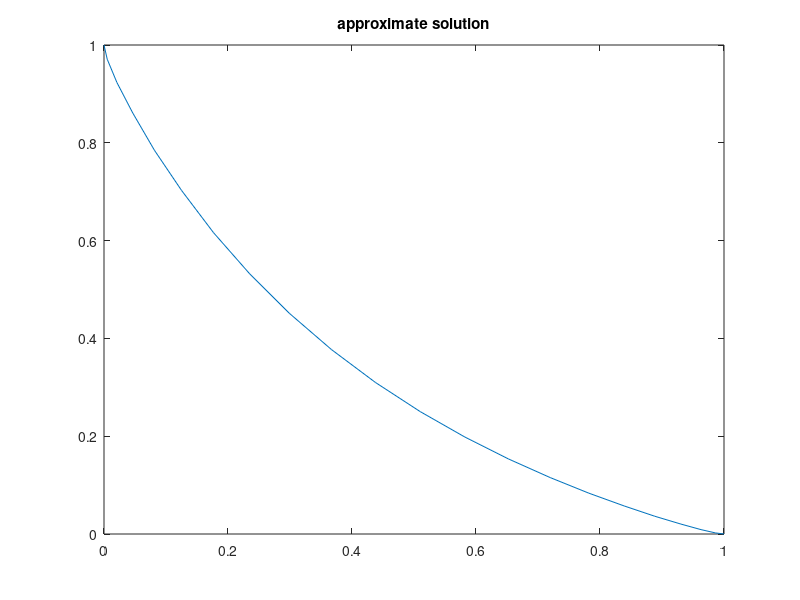

This figure's MATLAB source:
clc
clear
close all
pe =1;
u0 = 1;
uf = 0;
N = 20;
% N = input('please enter the number of intepolation points:');
alpha = 2;
beta = 1/2;
% claculation of jacobi polynomials coefficietns;
Gamma(1) = ((N-1+1)./1).*(N+1+alpha+beta)/(1+beta);
for i=2:N
    Gamma(i) = ((N-i+1)./i).*(N+i+alpha+beta)/(i+beta).*Gamma(i-1);
end
for i=1:N
    Jacobi_coef(i) = (-1)^(N-i)*Gamma(i);
end
Gamma = [1 Gamma];
Jacobi_coef = [(-1)^(N) Jacobi_coef];
Jacobi_coef = fliplr(Jacobi_coef);
Roots = roots(Jacobi_coef);
inter_points = [u0;Roots;uf];

for i=1:length(inter_points)
    p=1;
    for j=1:length(inter_points)
        if j~=i
            c = poly(inter_points(j))/(inter_points(i)-inter_points(j));
            p = conv(p,c);
        end
    end
    Lagrange(i,:) = p;
end
% residual
for j=1:length(inter_points)
    d2(j,:) = polyder(polyder(Lagrange(j,:)));
    a = padarray(d2(j,:),[0 2],0,'pre');
    d(j,:) = polyder(Lagrange(j,:));
    b = padarray(d(j,:),[0 1],0,'pre');
    R(j,:) = a./pe-b-2.*Lagrange(j,:);
end
for k=1:length(Roots)
    j = 2;
    for i=1:length(Roots)
        lag_R(k,i) = polyval(R(j,:),Roots(k));
        j = j+1;
    end
end

A = lag_R;
for i=1:length(Roots)
    C(i,1) = -1*polyval(R(1,:),Roots(i));
end
y1 =A\C;
y_app = [1;y1;0];
inter_points = sort(inter_points);
plot(inter_points,y_app)
title('approximate solution')



